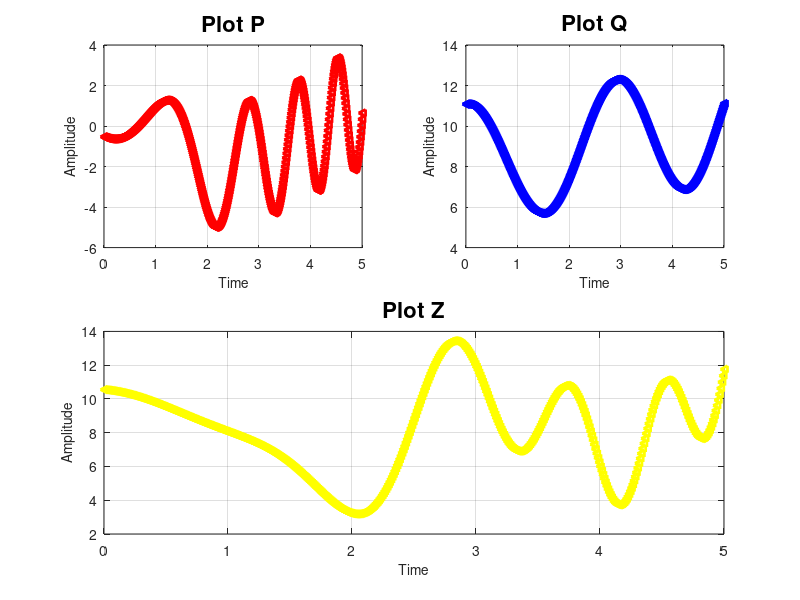

The MATLAB script that drew this image:
x = [0:0.01:5];
y = 0.05*x + 2.01;
p = 3*sin(x.^2)+2*cos(y.^3);
q = 3*cos(x.*y)+2*(y.^2);

%set plot properties to red color, triangle(left),solid, markersize:5,linewidth:2

subplot(2,2,1)
plot(x,p,'<-r','MarkerSize',5,'linewidth',2)
xlabel("Time",'fontsize',10)
ylabel("Amplitude",'fontsize',10)
grid on
title("Plot P",'fontsize',16)
subplot(2,2,2)
plot(x,q,'<-b','MarkerSize',5,'linewidth',2)
xlabel("Time",'fontsize',10)
ylabel("Amplitude",'fontsize',10)
title("Plot Q",'fontsize',16)
grid on
subplot(2,2,[3:4])
plot(x,p+q,'<-y','MarkerSize',5,'linewidth',2)
xlabel("Time",'fontsize',10)
ylabel("Amplitude",'fontsize',10)
title("Plot Z",'fontsize',16)
grid on
